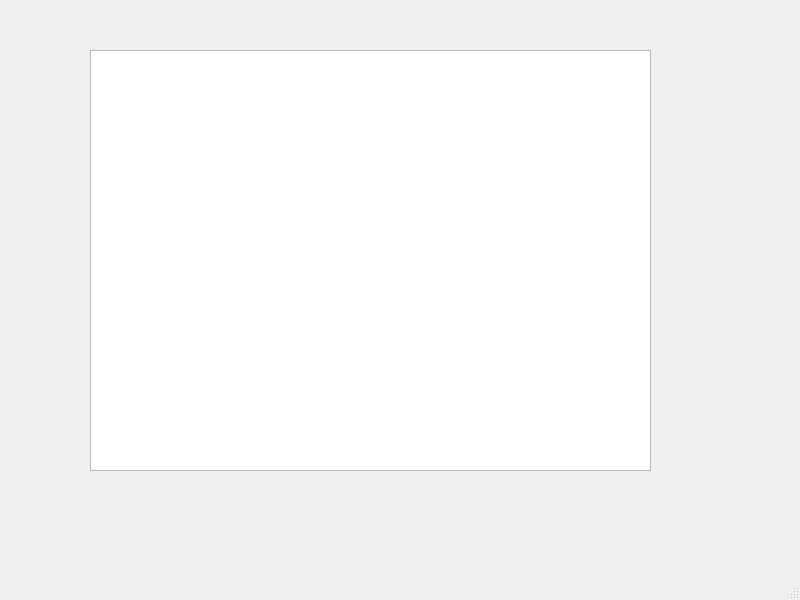
<?xml version="1.0" encoding="UTF-8"?>
<ui version="4.0">
 <class>Otchetx3</class>
 <widget class="QMainWindow" name="Otchetx3">
  <property name="geometry">
   <rect>
    <x>0</x>
    <y>0</y>
    <width>800</width>
    <height>600</height>
   </rect>
  </property>
  <property name="windowTitle">
   <string>MainWindow</string>
  </property>
  <widget class="QWidget" name="centralwidget">
   <widget class="QTextBrowser" name="textBrowser">
    <property name="geometry">
     <rect>
      <x>90</x>
      <y>50</y>
      <width>561</width>
      <height>421</height>
     </rect>
    </property>
    <property name="font">
     <font>
      <family>Times New Roman</family>
      <pointsize>16</pointsize>
     </font>
    </property>
   </widget>
  </widget>
  <widget class="QMenuBar" name="menubar">
   <property name="geometry">
    <rect>
     <x>0</x>
     <y>0</y>
     <width>800</width>
     <height>21</height>
    </rect>
   </property>
  </widget>
  <widget class="QStatusBar" name="statusbar"/>
 </widget>
 <resources/>
 <connections/>
</ui>
